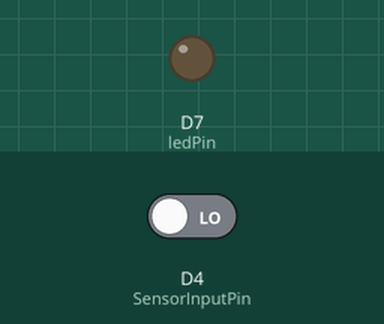
The sketch below on a simulated ESP8266 (NodeMCU). On the bench: output pins drawn as LEDs (lit = HIGH). The test bench sets the inputs (shaded band); at power-on: D4 (SensorInputPin) LOW. WiFi joins after 1.5 s; servers stay silent unless stated; uploads are accepted with an empty reply; what the sketch prints to the serial monitor is not drawn.

Above: at 2.7 s.
2.8 s: D4 (SensorInputPin) driven HIGH
At 5.6 s:
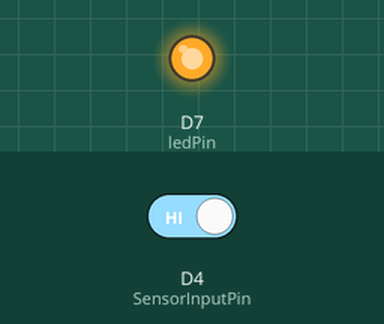
13.2 s: D4 (SensorInputPin) driven LOW
At 15.9 s:
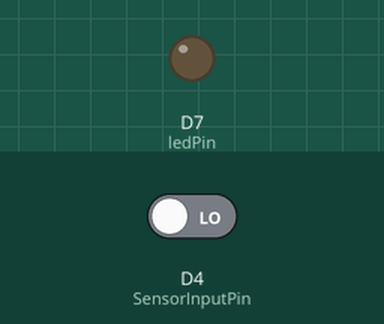
Timing chart, 0 to 17.4 s (numbered marks = the images above; inputs shaded):
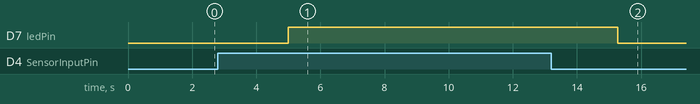

Measured:
- after the input at 2.8 s, D7 (ledPin): LOW → HIGH after 2.2 s
- after the input at 13.2 s, D7 (ledPin): HIGH → LOW after 2.1 s

The sketch:

motion_sensor.ino
```cpp
#include <ESP8266WiFi.h>
#include <WiFiClient.h>
#include <ESP8266WebServer.h>
#include <ESP8266mDNS.h>

#include <TimedAction.h>

// Function declarations
void handleRoot();
void sendStatusToServer(int state);
void updateSensorState();
void readStatusFromServer();
void buttonSignalReceived();
void signalCameraCapture();

// NODE MCU PIN MAPPINGS
static const uint8_t D0   = 16;
static const uint8_t D1   = 5;
static const uint8_t D2   = 4;
static const uint8_t D3   = 0;
static const uint8_t D4   = 2;
static const uint8_t D5   = 14;
static const uint8_t D6   = 12;
static const uint8_t D7   = 13;
static const uint8_t D8   = 15;
static const uint8_t D9   = 3;
static const uint8_t D10  = 1;


//this initializes a TimedAction object that will check the state of Motion sensor every 5 seconds.
TimedAction sensorStateAction = TimedAction(5000,updateSensorState);

// SSID & PASSWORD of the network ESP will connect to,
// to access internet
// Replace these with your network SSID & PASSWORD
// NOTE: for some reason, it doesnt work with SCU wifi. Works fine with hotspots.
//       use your phone's hotspot to test.
const char* ssid = "Lasya's iPhone";
const char* password = "pottermore";
//const char* ssid = "HOME-A9B5-5";
//const char* password = "dairy8628artist";

// SSID & PASSWORD ESP shows up as while
// acting as Access Point.
const char* newssid = "smartsensor";
const char* newpassword = "iamsmart";

const char* host = "www.boddapati.com";
const char* sensorID = "master_bedroom_sensor";
const IPAddress ip (192, 168, 4, 2);
const IPAddress nMask (255, 255, 255, 0);

ESP8266WebServer server(80);

//Power the PIR with 5V and connect ground to ground. Then connect the output to a digital pin.
//In this use pin D4.
const int ledPin = D7;   // choose the pin for the LED
const int SensorInputPin = D4; // choose the input pin (for PIR sensor)
int pirState = LOW; // we start, assuming no motion detected
boolean motion_detected = false; // to keep track of motion state. Initially set to false.

void handleRoot() {
  Serial.print("handleRoot: ");
  server.send(200, "text/html", "<h1>You are connected!</h1>");
}


// Send sensor status to web server
void sendStatusToServer(int state) {
  String requestUri = "";
  //requestUri += host;
  requestUri += "/motion_sensors/";
  requestUri += sensorID;
  requestUri += "/";
  requestUri += state;

  Serial.print("proxy request to ");
  Serial.println(host);

  WiFiClient client;
  while (!!!client.connect(host, 80)) {
    Serial.println("connection failed, retrying...");
  }

  Serial.print("Requesting uri: ");
  Serial.println(requestUri);

  // Set HTTP request headers
  client.print(String("PUT ") + requestUri);
  client.print(String(" HTTP/1.1\r\n") +
               "Host: " + host + "\r\n" +
               "Connection: close\r\n\r\n");

  while(!!!client.available()){
    //Serial.println("client not available yet");
    yield();
  }

  String response = "";
  boolean msg_body_start = false;
  while(client.available()){
    String line = client.readStringUntil('\n');
    response += line;
    response += "\r\n";
  }
  Serial.println(response);
  //server.send(200, "application/json", response); // Serve response to user.
  client.stop();
}

// Test code: Read sensor status from server
// NOTE: this code is just for testing.
void readStatusFromServer() {
  String requestUri = "";
  requestUri += "/motion_sensors/";
  requestUri += sensorID;

  Serial.print("proxy request to ");
  Serial.println(host);

  WiFiClient client;
  while (!!!client.connect(host, 80)) {
    Serial.println("connection failed, retrying...");
  }

  Serial.print("Requesting uri: ");
  Serial.println(requestUri);

  // Set HTTP request headers
  client.print(String("GET ") + requestUri);

  client.print(String(" HTTP/1.1\r\n") +
               "Host: " + host + "\r\n" +
               "Connection: close\r\n\r\n");

  while(!!!client.available()){
    yield();
  }

  String response = "";
  while(client.available()){
    response += client.readStringUntil('\n');
    response += "\r\n";
  }
  Serial.println(response);
  server.send(200, "application/json", response); // Serve response to user.
  client.stop();
}

// Function to check for motion detection
void updateSensorState() {
    int val = LOW;
    val = digitalRead(SensorInputPin);  // read input value
    Serial.print("val = ");
    Serial.println(val);
    Serial.print("pirState = ");
    Serial.println(pirState);

    if ((val == HIGH) && (pirState == LOW)) {
        //we have just turned on
        Serial.println(" Motion detected!" );// We only want to print on the output change, not state
        pirState = HIGH;
        motion_detected = true;
        digitalWrite(ledPin, HIGH);
        sendStatusToServer(1);
        delay(5000); //Wait another 5 secs
    }
    else if((val == LOW) && (pirState == HIGH)){
       //we have just turned off
       Serial.println("Motion ended");
       pirState = LOW;
       digitalWrite(ledPin, LOW);
       motion_detected = false;
       sendStatusToServer(0);
    }
}


// Test code: Function to get status of sensor. Returns a json response.
// NOTE: this code is just for testing.
void getStatus() {
  String response = "{ \"id\": \"";
  response += sensorID;
  response += "\", \"status\": ";
  response += motion_detected;
  response += "}";
  server.send(200, "application/json", response);
}


void buttonSignalReceived() {
  Serial.println("button pressed signal received");
  String response = "{ \"motion_detected\": ";
  response += motion_detected;
  response += "}";
  server.send(200, "application/json", response);
}

void setup() {
  // put your setup code here, to run once:
  pinMode(ledPin, OUTPUT); // declare LED as output
  digitalWrite(ledPin, LOW);//new Set LED as LOW as we are assuming that no motion is detected intitially
  pinMode(SensorInputPin, INPUT); // declare sensor as input
  digitalWrite(SensorInputPin, LOW); //new Set sensor LOW as we are assuming that no motion is detected intitially

  Serial.begin(115200);
  Serial.println("");

  // set both access point and station
  WiFi.mode(WIFI_AP_STA);
  WiFi.softAPConfig(ip, ip, nMask);

  // set ssid & password for access point
  WiFi.softAP(newssid, newpassword);

  server.on("/", handleRoot);
  server.on("/status",getStatus);
  server.on("/button_signal", buttonSignalReceived);
  server.begin();
  Serial.println("HTTP server started");

  Serial.print("Connecting to ");
  Serial.println(ssid);
  WiFi.begin(ssid, password);

  while (WiFi.status() != WL_CONNECTED) {
    yield();
    Serial.print(".");
  }

  Serial.print("Connected to: ");
  Serial.print(WiFi.SSID());
  Serial.print(", IP address: ");
  Serial.println(WiFi.localIP());
  Serial.print(newssid);
  Serial.print(" server ip: ");
  Serial.println(WiFi.softAPIP());
}

void loop() {
    sensorStateAction.check();
    server.handleClient();
}
```
